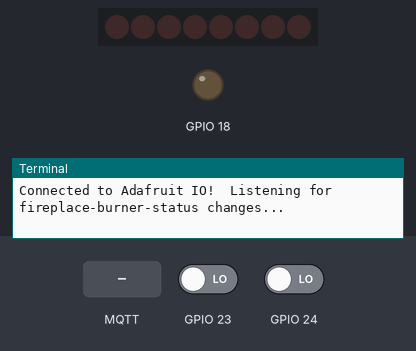
This program was run on a simulated Raspberry Pi (BCM pin numbers). On the bench: 8 shift-register outputs drawn as a row of LEDs (first output left, lit = HIGH), output pins drawn as LEDs (lit = HIGH), the last lines printed to the terminal. Inputs (shaded band) come from the test bench; at power-on: GPIO 23 LOW, GPIO 24 LOW. No MQTT or app messages arrive unless stated; pins used as bus, display or sensor lines are not drawn.

Above: at 1.3 s.
1.4 s: MQTT message "ON" arrives on the first subscribed topic
At 2.5 s:
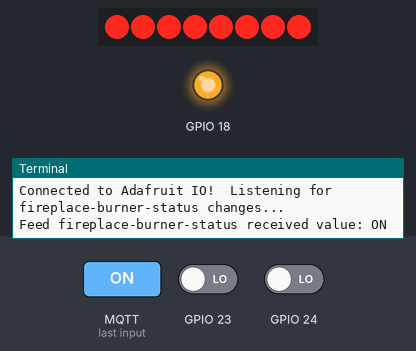
2.9 s: MQTT message "OFF" arrives on the first subscribed topic
At 3.7 s:
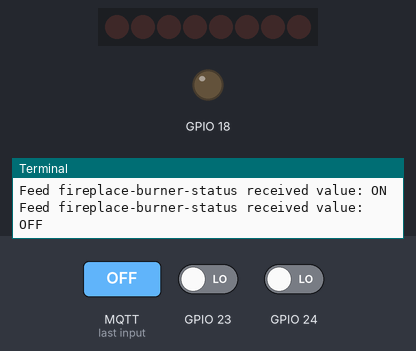
Timing chart, 0 to 5.9 s (numbered marks = the images above; inputs shaded):
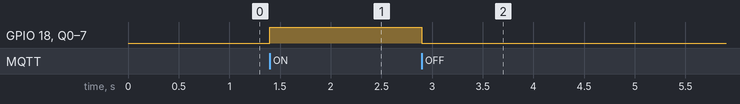

The program:

main.py
```python
#!/usr/bin/python
# coding: utf-8

# Example of using the MQTT client class to subscribe to a feed and print out
# any changes made to the feed.  Edit the variables below to configure the key,
# username, and feed to subscribe to for changes.

# Import standard python modules.
import sys
import os
import time
import RPi.GPIO as GPIO

# Import Adafruit IO MQTT client.
from Adafruit_IO import MQTTClient

FEED_ID = 'fireplace-burner-status'
TLC5916_LATCH = 17
TLC5916_CLK   = 27
TLC5916_SDI   = 22

# Define callback functions which will be called when certain events happen.
def connected(client):
    # Connected function will be called when the client is connected to Adafruit IO.
    # This is a good place to subscribe to feed changes.  The client parameter
    # passed to this function is the Adafruit IO MQTT client so you can make
    # calls against it easily.
    print('Connected to Adafruit IO!  Listening for {0} changes...'.format(FEED_ID))
    # Subscribe to changes on a feed named DemoFeed.
    client.subscribe(FEED_ID)

def disconnected(client):
    # Disconnected function will be called when the client disconnects.
    print('Disconnected from Adafruit IO! Reconnecting…')
    time.sleep(1)
    client.connect()

def message(client, feed_id, payload):
    # Message function will be called when a subscribed feed has a new value.
    # The feed_id parameter identifies the feed, and the payload parameter has
    # the new value.
    print('Feed {0} received value: {1}'.format(feed_id, payload))
    burnerBit = GPIO.LOW
    if payload == 'OFF':
        burnerBit = GPIO.LOW
    elif payload == 'ON':
        burnerBit = GPIO.HIGH
    GPIO.output(18, burnerBit)
    for index in xrange(8):
        sendLEDBit(burnerBit)
        time.sleep(0.0001)
    GPIO.output(TLC5916_CLK, GPIO.LOW)
    time.sleep(0.0001)
    GPIO.output(TLC5916_LATCH, GPIO.HIGH)
    time.sleep(0.0001)
    GPIO.output(TLC5916_LATCH, GPIO.LOW)

def sendLEDBit(bitValue):
    GPIO.output(TLC5916_CLK, GPIO.LOW)
    time.sleep(0.0001)
    GPIO.output(TLC5916_SDI, bitValue)
    GPIO.output(TLC5916_CLK, GPIO.HIGH)

def my_callback(channel):
    print "Rising edge detected on port channel {channel}"

# Create an MQTT client instance.
client = MQTTClient(os.environ.get('AIO_USERNAME'), os.environ.get('AIO_KEY'))

# Setup the callback functions defined above.
client.on_connect    = connected
client.on_disconnect = disconnected
client.on_message    = message

# Connect to the Adafruit IO server.
client.connect()

GPIO.setmode(GPIO.BCM)
GPIO.setup(18, GPIO.OUT)
GPIO.setup(TLC5916_SDI, GPIO.OUT)
GPIO.setup(TLC5916_CLK, GPIO.OUT)
GPIO.setup(TLC5916_LATCH, GPIO.OUT)
GPIO.setup(23, GPIO.IN, pull_up_down=GPIO.PUD_DOWN)
GPIO.setup(24, GPIO.IN, pull_up_down=GPIO.PUD_DOWN)
GPIO.output(18, GPIO.LOW)

GPIO.add_event_detect(23, GPIO.RISING, callback=my_callback)
GPIO.add_event_detect(24, GPIO.RISING, callback=my_callback)

# Start a message loop that blocks forever waiting for MQTT messages to be
# received.  Note there are other options for running the event loop like doing
# so in a background thread--see the mqtt_client.py example to learn more.
client.loop_blocking()
```

Measured:
- after the input at 1.4 s, GPIO 18, Q0–7: LOW → HIGH at once
- after the input at 2.9 s, GPIO 18, Q0–7: HIGH → LOW at once
